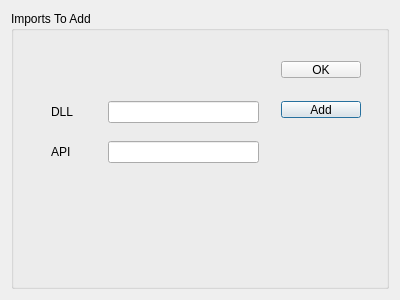
<?xml version="1.0" encoding="UTF-8"?>
<ui version="4.0">
 <class>Add_Import</class>
 <widget class="QDialog" name="Add_Import">
  <property name="geometry">
   <rect>
    <x>0</x>
    <y>0</y>
    <width>400</width>
    <height>300</height>
   </rect>
  </property>
  <property name="windowTitle">
   <string>Dialog</string>
  </property>
  <layout class="QGridLayout" name="gridLayout">
   <item row="0" column="0">
    <widget class="QGroupBox" name="groupBox">
     <property name="title">
      <string>Imports To Add</string>
     </property>
     <widget class="QLineEdit" name="DLL_Name">
      <property name="geometry">
       <rect>
        <x>97</x>
        <y>90</y>
        <width>151</width>
        <height>22</height>
       </rect>
      </property>
     </widget>
     <widget class="QLineEdit" name="API_Name">
      <property name="geometry">
       <rect>
        <x>97</x>
        <y>130</y>
        <width>151</width>
        <height>22</height>
       </rect>
      </property>
     </widget>
     <widget class="QLabel" name="label">
      <property name="geometry">
       <rect>
        <x>40</x>
        <y>90</y>
        <width>31</width>
        <height>21</height>
       </rect>
      </property>
      <property name="text">
       <string>DLL</string>
      </property>
     </widget>
     <widget class="QLabel" name="label_2">
      <property name="geometry">
       <rect>
        <x>40</x>
        <y>130</y>
        <width>31</width>
        <height>21</height>
       </rect>
      </property>
      <property name="text">
       <string>API</string>
      </property>
     </widget>
     <widget class="QPushButton" name="Add">
      <property name="geometry">
       <rect>
        <x>270</x>
        <y>90</y>
        <width>80</width>
        <height>17</height>
       </rect>
      </property>
      <property name="text">
       <string>Add</string>
      </property>
     </widget>
     <widget class="QPushButton" name="pushButton">
      <property name="geometry">
       <rect>
        <x>270</x>
        <y>50</y>
        <width>80</width>
        <height>17</height>
       </rect>
      </property>
      <property name="text">
       <string>OK</string>
      </property>
     </widget>
    </widget>
   </item>
  </layout>
 </widget>
 <resources/>
 <connections/>
</ui>
